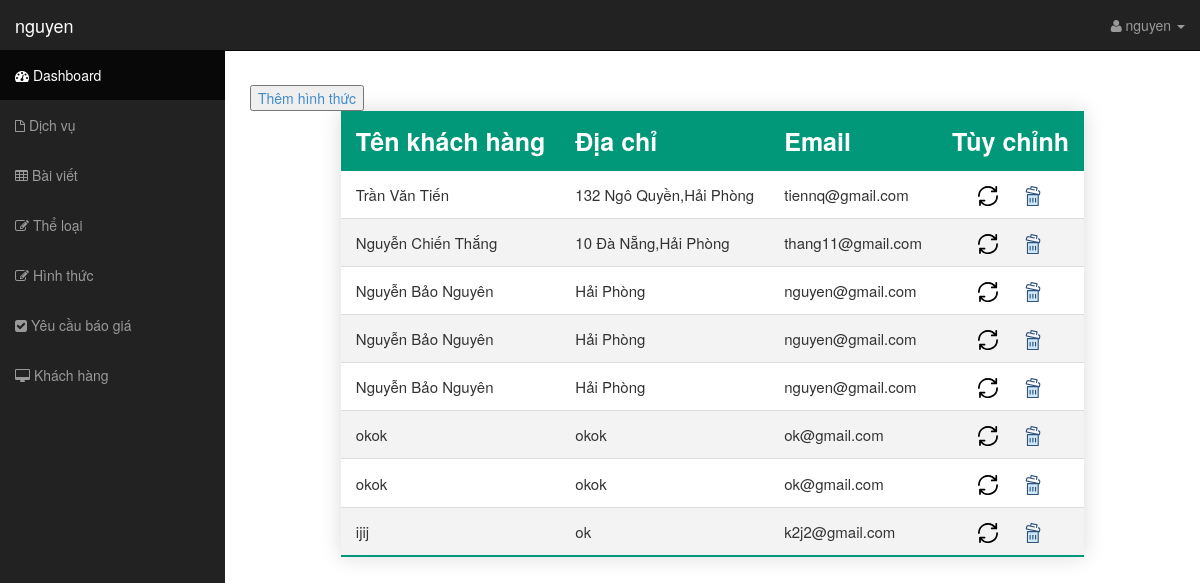
/controller/admin.php?view=khachhang (signed in), run on an earlier commit of the app's database.
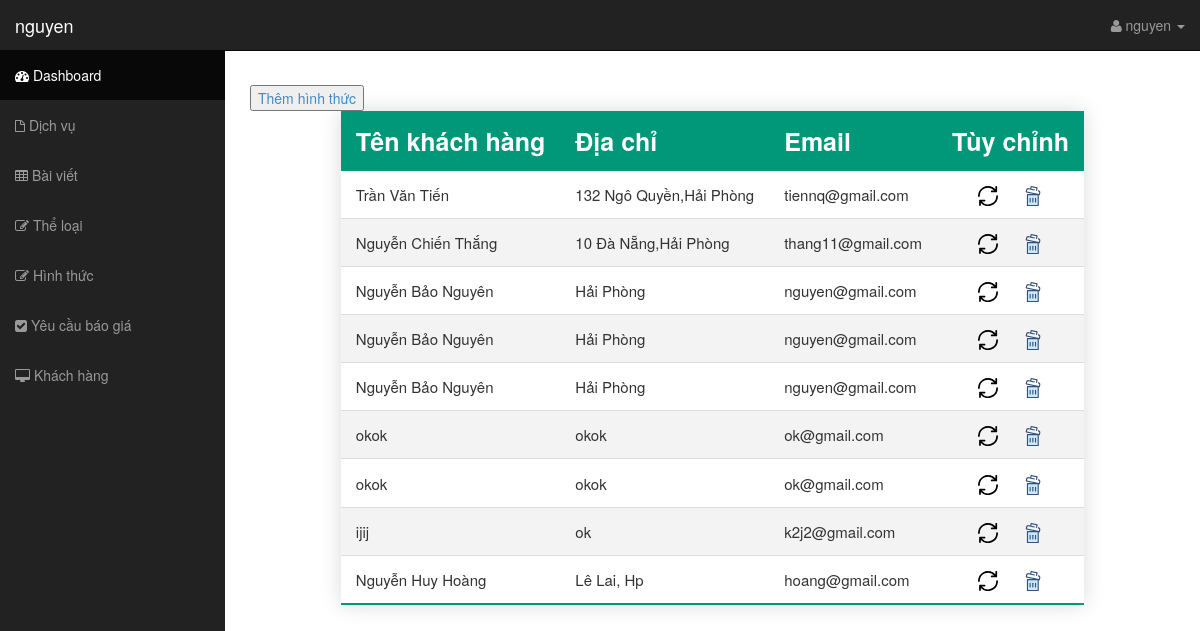
And on a later commit of the database.
### tables this page shows
CREATE TABLE `khachhang` (
  `makh` int(11) NOT NULL,
  `tenkhachhang` varchar(255) NOT NULL,
  `diachi` varchar(255) NOT NULL,
  `email` varchar(100) NOT NULL
);

### controller/admin.php (called while the page is built)
<?php
include "../view/admin/header.php";
include "../view/admin/admin.php";
include "../view/admin/footer.php";
?>

### model/thuvien.php (called while the page is built, shortened)
<?php
function showDatabase($pdo, $table) {
	$select = "SELECT * FROM $table";
	$stmt = $pdo->prepare($select);
	$stmt->execute();
	$element = $stmt->fetchAll(PDO::FETCH_ASSOC);
	return $element;
}
?>

### view/admin/khachhang.php (the view)
<div>
    <button>
        <a href="../controller/them_ht.php">Thêm hình thức</a>
    </button>
</div>
<table class="styled-table">
    <thead>
        <tr>
            <th>Tên khách hàng</th>
            <th>Địa chỉ</th>
            <th>Email</th>
            <th>Tùy chỉnh</th>
        </tr>
    </thead>
    <tbody>
        <?php
            $table = "khachhang";
            $row = showDatabase($pdo, $table);
            foreach ($row as $value) {
        ?>
            <tr>
                <td><?php echo $value['tenkhachhang'];?></td>
                <td><?php echo $value['diachi'];?></td>
                <td><?php echo $value['email'];?></td>
                <td class="option">
                    <a class="update" href="../controller/sua_kh.php?makh=<?php echo $value['makh'];?>" value="">
                        <img src="../view/images/icon/update.svg" title="<?php echo $value['makh'];?>" alt="Cập nhật">
                    </a>
                    <a href="../controller/xoa_kh.php?makh=<?php echo $value['makh'];?>">
                        <img src="../view/images/icon/delete.svg" title="Xóa" alt="Xóa">
                    </a>
                </td>
            </tr>
        <?php } ?>
    </tbody>
</table>

### view/admin/header.php (shortened to what this page needs)
<?php
require '../model/thuvien.php';
if(!empty($_SESSION['username'])) {
    $username = $_SESSION['username'];
} else {
    header("location: ../controller/login.php");
}
?>
<!DOCTYPE html>
<html lang="en">
  <head>
    <link href="/weblogistic/view/css/bootstrap.css" rel="stylesheet">
    <link href="/weblogistic/view/css/sb-admin.css" rel="stylesheet">
    <link rel="stylesheet" href="/weblogistic/view/font-awesome/css/font-awesome.min.css">
    <link rel="stylesheet" href="//cdnjs.cloudflare.com/ajax/libs/morris.js/0.5.1/morris.css">
    <link rel="stylesheet" href="../view/css/admin.css">
  </head>
  <body>
    <div id="wrapper">
      <nav class="navbar navbar-inverse navbar-fixed-top" role="navigation">
        <div class="navbar-header">
          <a class="navbar-brand" href="/weblogistic/controller/admin.php"><?php echo $username;?></a>
        </div>
        <div class="collapse navbar-collapse navbar-ex1-collapse">
          <ul class="nav navbar-nav side-nav">
            <li class="active"><a href="/weblogistic/controller/admin.php"><i class="fa fa-dashboard"></i> Dashboard</a></li>
            <li><a href="admin.php?view=dichvu"><i class="fa fa-file-o"></i> Dịch vụ</a></li>
            <li><a href="admin.php?view=baiviet"><i class="fa fa-table"></i> Bài viết</a></li>
            <li><a href="admin.php?view=theloai"><i class="fa fa-edit"></i> Thể loại</a></li>
            <li><a href="admin.php?view=hinhthuc"><i class="fa fa-edit"></i> Hình thức</a></li>
            <li><a href="admin.php?view=yeucaudongia"><i class="fa fa-check-square"></i> Yêu cầu báo giá</a></li>
            <li><a href="admin.php?view=khachhang"><i class="fa fa-desktop"></i> Khách hàng</a></li>
          </ul>
          <ul class="nav navbar-nav navbar-right navbar-user">
            <li class="dropdown user-dropdown">
              <a href="#" class="dropdown-toggle" data-toggle="dropdown"><i class="fa fa-user"></i> <?php echo $username;?> <b class="caret"></b></a>
            </li>
          </ul>
        </div>
      </nav>

### view/admin/admin.php (shortened to what this page needs)
  <div id="page-wrapper">
    <?php
      if(isset($_GET['view'])) {
        $path = $_GET['view'].".php";
        if(file_exists("../view/admin/$path")) {
          include "../view/admin/$path";
        }
        else {
          $path="404.php";
          include "../view/admin/$path";
        }
      }
    ?>
  </div>
</div>

### view/admin/footer.php (shortened to what this page needs)
  </body>
</html>

### view/css/sb-admin.css (style rules this page uses)
body { margin-top: 50px; }
#wrapper { padding-left: 0; }
#page-wrapper { width: 100%; padding: 5px 15px; }
@media (min-width:768px) { #wrapper { padding-left: 225px; } }
@media (min-width:768px) { #page-wrapper { padding: 15px 25px; } }
@media (min-width:768px) { .side-nav { margin-left: -225px; left: 225px; width: 225px; position: fixed; top: 50px; height: 100%; border-radius: 0; border: none; background-color: #222222; overflow-y: auto; } }
@media (min-width:768px) { .side-nav>li>a { width: 225px; } }
@media (min-width:768px) { .navbar-collapse { padding-left: 15px !important; padding-right: 15px !important; } }

### view/css/admin.css (style rules this page uses)
.styled-table { border-collapse: collapse; margin: 0 auto; box-shadow: 0 0 20px rgba(0, 0, 0, 0.15); }
.styled-table thead tr { background: #009879; color: #fff; text-align: left; }
.styled-table th, .styled-table td { padding: 12px 15px; }
.styled-table th { font-size: 2.5rem; }
.styled-table td { font-size: 1.5rem; }
.styled-table tbody tr { border-bottom: 1px solid #dddddd; }
.styled-table tbody tr:nth-of-type(even) { background-color: #f3f3f3; }
.styled-table tbody tr:last-of-type { border-bottom: 2px solid #009879; }
.option { text-align: center; }
.option a { color: blue; margin: 10px; cursor: pointer; text-decoration: none; }
.option a img { width: 20px; }
.active { display: block !important; }

What changed in the data, as far as the page shows it:
added khachhang: tenkhachhang "Nguyễn Huy Hoàng", diachi "Lê Lai, Hp", email "hoang@gmail.com"
